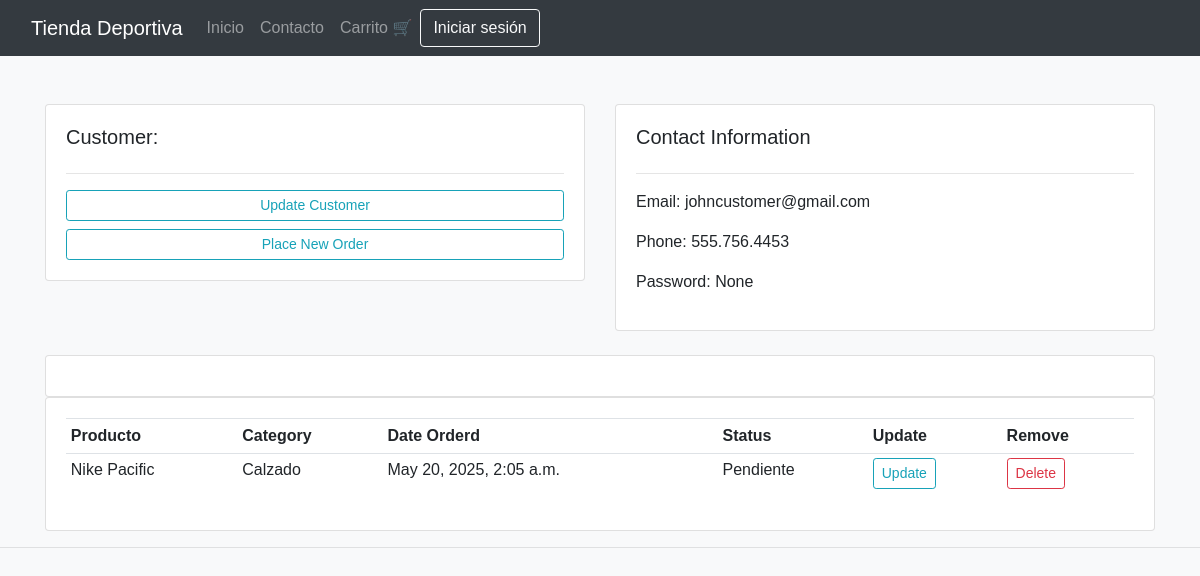
The app's page /customer/1, older data.
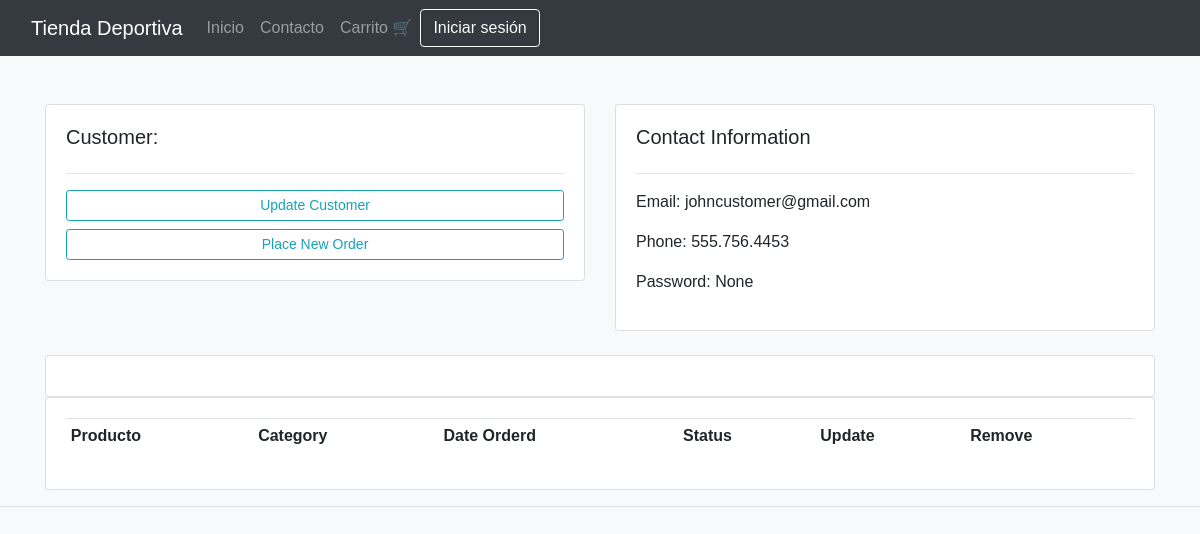
The same page, newer data.
### accounts/models.py (models this page shows, shortened)
class Order(models.Model):
    STATUS = (
        ('Pendiente', 'Pendiente'),
        ('En camino', 'En camino'),
        ('Entregado', 'Entregado')
    )
    customer = models.ForeignKey(Customer, null=True, on_delete= models.SET_NULL)
    product = models.ForeignKey(Product, null=True, on_delete= models.SET_NULL)
    date_created = models.DateTimeField(auto_now_add=True, null=True)
    status = models.CharField(max_length=200, null=True, choices=STATUS)

class Product(models.Model):
    CATEGORY = (
        ('Ropa', 'Ropa'),
        ('Calzado', 'Calzado'),
        ('Accesorios', 'Accesorios'),
        ('Equipamiento', 'Equipamiento'),
        ('Tecnología', 'Tecnología'),
        ('Nutrición','Nutrición')
    )
    name = models.CharField(max_length=200, null=True)
    price = models.FloatField(null=True)
    category = models.CharField(max_length=200, null=True, choices=CATEGORY)
    description = models.CharField(max_length=200, null=True, blank=True)
    date_created = models.DateTimeField(auto_now_add=True, null=True)
    tags = models.ManyToManyField(Tag)
    image = models.ImageField(upload_to='product_images/', null=True, blank=True) #imagenes
    def __str__(self):
        return self.name

### accounts/views.py (the view)
# urls.py: path('customer/<str:pk>', views.customer, name='customer'),  # Vista de cliente individual
def customer(request, pk):
    customer = Customer.objects.get(id=pk)
    orders = customer.order_set.all()
    order_count = orders.count()
    context = {
        'customer': customer,
        'orders': orders,
        'orders_count': order_count
    }
    return render(request, 'customer.html', context)

### templates/customer.html (shortened to what this page needs)
{% extends 'main.html' %}
{% block content%}
<br>
<div class="row">
    <div class="col-md">
        <div class="card card-body">
            <h5>Customer:</h5>
            <hr>
            <a class="btn btn-outline-info btn-sm btn-block" href="">Update Customer</a>
            <a class="btn btn-outline-info btn-sm btn-block" href="{% url 'create_order' customer.id %}">Place New Order</a>
        </div>
    </div>
    <div class="col-md">
        <div class="card card-body">
            <h5>Contact Information</h5>
            <hr>
            <p>Email: {{customer.email}}</p>
            <p>Phone: {{customer.phone}}</p>
            <p>Password: {{customer.password}}</p>
        </div>
    </div>
</div>
<br>
<div class="row">
    <div class="col">
        <div class="card card-body">
        </div>
    </div>
</div>
<div class="row">
    <div class="col-md">
        <div class="card card-body">
            <table class="table table-sm">
                <tr>
                    <th>Producto</th>
                    <th>Category</th>
                    <th>Date Orderd</th>
                    <th>Status</th>
                    <th>Update</th>
                    <th>Remove</th>
                </tr>
                {% for order in orders %}
                <tr>
                    <td>{{order.product}}</td>
                    <td>{{order.product.category}}</td>
                    <td>{{order.date_created}}</td>
                    <td>{{order.status}}</td>
					<td><a class="btn btn-sm btn-outline-info" href="{%url 'update_order' order.id %}">Update</a> </td>
					<td><a class="btn btn-sm btn-outline-danger" href="{%url 'delete_order' order.id %}">Delete</a> </td>
                </tr>
                {% endfor %}
            </table>
        </div>
    </div>
</div>
{% endblock %}

Row changes from the older to the newer data that the page shows:
removed Order: product "Nike Pacific", product.category "Calzado", date_created "May 20, 2025, 2:05 a.m.", status "Pendiente"
